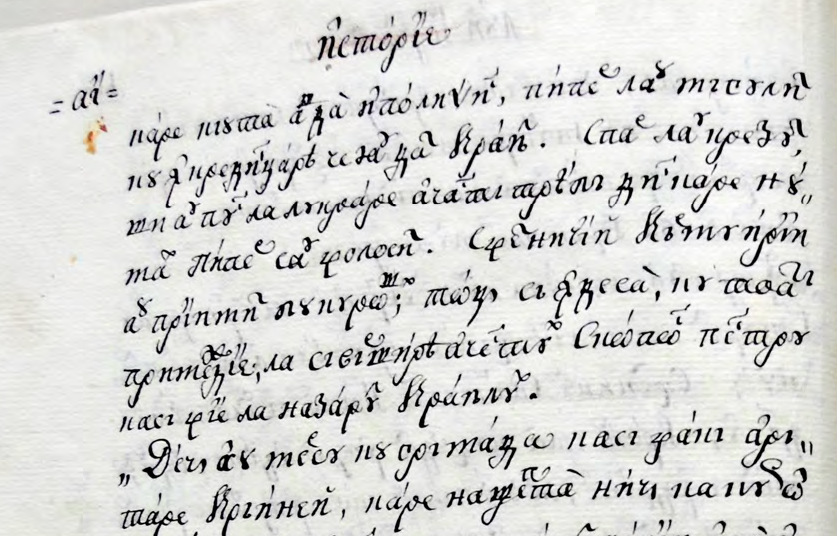
#> input picture Rows.png, 837 x 536 px
$ jupyter execute --allow-errors Ideea1_FilterAndRidge_v2.ipynb   (older library calls are emulated)
#> lines starting #> are read from the running program, lines starting #| are printed output that depends on the picture
### ImageRectifier.py
import cv2
import math
import matplotlib.pyplot as plt
import numpy as np
import pwlf
import scipy as sp
import scipy.interpolate
import scipy.signal
import skimage as ski
import skimage.color, skimage.filters
import sklearn
import sklearn.base

from itertools import pairwise
from dataclasses import dataclass

#========================
# Ridges
#========================

class Ridge:

    def __init__(self, x: list[int], y:list[int]) -> None:
        self.x = x
        self.y = y

    def __iter__(self):
        return zip(self.x, self.y)
    # [7 lines of commented-out code are left out]
    def _get_segment_lengths(self):
        return [np.linalg.norm(np.array(p2)-np.array(p1)) for p1,p2 in pairwise(self)]

    def _get_length(self):
        return sum(self.segment_lengths)

    # Properties
    length = property(_get_length)
    segment_lengths = property(_get_segment_lengths)

    # Methods
    def normalize(self):

        # Compute cumulative sum and normalize
        cumsum = np.cumsum(self.segment_lengths) / self.length

        # Prepend 0
        cumsum = np.insert(cumsum, 0, 0)

        return Ridge(cumsum, self.y)

    # Smoothing
    def smooth_univariatespline(self, k=1, s=None, endpoints=[], predict_each_point=False, clip_y=None):

        s = len(self.x)/2 if s is None else s
        spl = sp.interpolate.UnivariateSpline(self.x, self.y, k=k, s=s)

        # Reference x  = the knots
        new_x = spl.get_knots()

        # Add extremes to x, only if they are not already in x (distance > epsilon)
        if endpoints:
            if np.abs(endpoints[0] - new_x[0]) > 1e-3:
                new_x = np.insert(new_x,0,endpoints[0])
            if np.abs(endpoints[1] - new_x[-1]) > 1e-3:
                new_x = np.append(new_x,endpoints[1])

        # Find y values
        if predict_each_point:
            new_y = spl(np.arange(new_x[0], new_x[-1]))
        else:
            new_y = spl(new_x)

        # Limit values in y to image height
        # Values may exceed image in endpoints, due to extrapolation
        if clip_y is not None:
            new_y = np.clip(new_y, clip_y[0], clip_y[1])

        if len(self.x) != len(self.y):
            print("ERROR")
            print(self.x)
            print(self.y)

        # Make x and y into np arrays
        new_x = np.array(new_x)
        new_y = np.array(new_y)

        return Ridge(new_x, new_y)


    # Smoothing
    def smooth_pwlf(self, n=4, endpoints=[], predict_each_point=False, clip_y=None):

        # initialize piecewise linear fit with your x and y data
        my_pwlf = pwlf.PiecewiseLinFit(self.x, self.y)

        # fit the data for n line segments
        knots = my_pwlf.fitfast(n, pop=3)  # TODO: default pop=2, check this

        # Add extremes to knots
        if endpoints:
            knots = np.insert(knots,0,endpoints[0])
            knots = np.append(knots,endpoints[1])

        # Find y values
        if predict_each_point:
            new_y = my_pwlf.predict(np.arange(knots[0], knots[-1]))
        else:
            new_y = my_pwlf.predict(knots)

        # Limit values in y to image height
        # Values may exceed image in endpoints, due to extrapolation
        if clip_y is not None:
            new_y = np.clip(new_y, clip_y[0], clip_y[1])

        return Ridge(knots,new_y)

    def to_numpy(self):
        #return np.ndarray([self.x, self.y]).T

        if len(self.x) != len(self.y):
            print("ERROR")
            print(self.x)
            print(self.y)

        return np.vstack((self.x, self.y)).T

    # TODO: from dict etc


#========================
# Preprocessing
#========================

class RidgeExtractor:
    def __init__(self) -> None:
        self.gaussflt_sigma = [5,50]

    def get_image_kernel(self, shape):
        Idirac = np.zeros(shape)
        Idirac[shape[0]//2,shape[1]//2] = 1
        Ikernel = ski.filters.gaussian(Idirac, sigma=self.gaussflt_sigma)
        #plt.imshow(Ikernel, cmap='gray')
        return Ikernel

    def preprocess_image(self, I):

        Igray = ski.color.rgb2gray(I)
        #plt.imshow(I, cmap='gray')

        # Invert image
        maxval = np.max(Igray)
        Iinv = maxval - Igray
        #plt.imshow(Iinv, cmap='gray')

        # Gaussian filtering
        Ifilt = ski.filters.gaussian(Iinv, sigma=self.gaussflt_sigma)

        return Ifilt, Iinv, Igray

    def _find_starting_points(self, I):
        # Find starting points from a middle band
        band_mid = int(I.shape[1] / 2)
        band_halfwidth = 50
        hist = np.sum(I[:, band_mid-band_halfwidth:band_mid+band_halfwidth], axis=1)
        peaks, _ = scipy.signal.find_peaks(hist)

        return peaks, hist

    def get_image_middleband_peaks(self, I):
        # Find starting points from a middle band
        peaks, hist = self._find_starting_points(I)

        fig, ax = plt.subplots()
        ax.plot(hist)
        ax.plot(peaks, hist[peaks], "o")

        return fig

    def extract_ridges(self, I, return_plot=False):

        # Find starting points from a middle band
        peaks, _ = self._find_starting_points(I)

        # Follow ridges and plot
        band_mid = int(I.shape[1] / 2)  # TODO: make in class
        ridges = [self._ridge_following(I, [peak, band_mid], stop_thresh=0.5) for peak in peaks]

        return ridges

    @staticmethod
    def get_image_with_ridges(ridges, I=None, shape=None, fg_color=0, bg_color=1, line=False):

        # Prepare background image
        if I is not None:
            Iout = np.copy(I)
        if I is None and shape is not None:
            Iout = np.zeros(shape) + bg_color
        elif I is None and shape is None:
            max_x = max([max([x for x in ridge.x]) for ridge in ridges])
            max_y = max([max([y for y in ridge.y]) for ridge in ridges])
            Iout = np.zeros((max_y, max_x))  + bg_color

        # Plot ridges on image,
        for ridge in ridges:
            if line:
                for p1, p2 in pairwise(ridge):
                    Iout = cv2.line(Iout, list(map(int,p1)), list(map(int,p2)), color=fg_color)
            else:
                for x,y in ridge:
                    Iout[int(y), int(x)] = fg_color

        return Iout

    @staticmethod
    def _ridge_following( I, start_point, max_stride=1, stop_thresh = 0.5):
        """Follow a ridge in the image, starting from a given point, going both left and right

        Args:
            I: the image
            start_point: one point on the ridge
            max_stride (int, optional): local window where to search for the next point on the ridge. Defaults to 1.
            stop_thresh (float, optional): stop ridge when next point is smaller than (stop_thresh * max value) on the ridge

        Returns:
            a vector with the row coordinates of points on the ridge
        """

        assert len(I.shape)==2
        cols = I.shape[1]

        start_row, start_col = start_point

        # Prepare output vector, start with -1
        ridge = -1 * np.ones(cols, dtype=int)
        ridge[start_col] = start_row

        # Follow ridge to the right of start_point
        max_value = I[start_row, start_col]
        for i in range(start_col+1, cols):

            ridge[i] = ridge[i-1] - max_stride + np.argmax(I[ridge[i-1] - max_stride : ridge[i-1] + max_stride + 1, i])

            # Update max value
            max_value = max(max_value, I[ridge[i],i])

            # Check termination
            if I[ridge[i],i] < stop_thresh * max_value:
                ridge[i] = -1
                break

        # Follow ridge to the left of start_point
        max_value = I[start_row, start_col]
        for i in range(start_col-1, -1, -1):

            ridge[i] = ridge[i+1] - max_stride + np.argmax(I[ridge[i+1] - max_stride : ridge[i+1] + max_stride + 1, i])

            # Update max value
            max_value = max(max_value, I[ridge[i],i])

            # Check termination
            if I[ridge[i],i] < stop_thresh * max_value:
                ridge[i] = -1
                break

        # Right now, ridge is as wide as the image, with -1 where it is missing
        #Imge Keep only the actual part (!= -1)
        #return ridge
        x = [i        for i in range(len(ridge)) if ridge[i] != -1]
        y = [ridge[i] for i in range(len(ridge)) if ridge[i] != -1]
        return Ridge(x,y)


#========================
# Distortion models
#========================

class DistortionPoly(sklearn.base.BaseEstimator):
    def __init__(self, n_segments, n_poly_sides=4) -> None:
        super().__init__()
        self.n_segments  = n_segments
        self.n_polysides = n_poly_sides

        self.ridges_ = None
        self.target_ridges_ = None
        self.polys_src_ = None
        self.polys_dst_ = None

    def fit(self, ridges, target_shape):

        # Add top and bottom margins as ridges
        self.ridges_ = ridges
        self.ridges_.insert(0, Ridge(ridges[0].x, [0] * len(ridges[0].y)))
        self.ridges_.append(Ridge(ridges[-1].x, [target_shape[0]-1] * len(ridges[-1].y)))

        # What is the target y in the rectified image?
        conf_target_ridge_y = 'mean' # or 'first
        if conf_target_ridge_y == 'first':
            target_ridge_y = [ridge.y[0] for ridge in self.ridges_]
        elif conf_target_ridge_y == 'last':
            target_ridge_y = [ridge.y[-1] for ridge in self.ridges_]
        elif conf_target_ridge_y == 'mean':
            target_ridge_y = [np.mean(ridge.y) for ridge in self.ridges_]

        # Compute target ridges
        # x values are normalized to total length, y values are all equal (horizontal) (ridge.y[0], or mean y)
        target_length = target_shape[1]
        self.target_ridges_ = [Ridge( ridge.normalize().x * (target_length-1), [tgt_y] * len(ridge.y)) for ridge, tgt_y in zip(self.ridges_, target_ridge_y)]

        # Poligonify original ridges in the image as well as the target ridges
        self.polys_src_ = []
        self.polys_dst_ = []

        if self.n_polysides == 4:
            # Create 4-sided polygons
            for ridge1, ridge2 in pairwise(self.ridges_):
                for (topleft, topright), (botleft, botright) in zip(pairwise(ridge1), pairwise(ridge2)):
                    self.polys_src_.append([topleft, topright, botright, botleft])

            for ridge1, ridge2 in pairwise(self.target_ridges_):
                for (topleft, topright), (botleft, botright) in zip(pairwise(ridge1), pairwise(ridge2)):
                    self.polys_dst_.append([topleft, topright, botright, botleft])

        elif self.n_polysides == 3:

            # [23 lines of commented-out code are left out]
            for (src_ridge1, src_ridge2), (dst_ridge1, dst_ridge2) in zip(pairwise(self.ridges_), pairwise(self.target_ridges_)):
                points_src_all = np.concatenate([src_ridge1.to_numpy(), src_ridge2.to_numpy()])
                points_dst_all = np.concatenate([dst_ridge1.to_numpy(), dst_ridge2.to_numpy()])
                # Create triangles
                for indices in get_triangulation_indices(points_dst_all):
                    # Get triangles from indices
                    self.polys_src_.append( points_src_all[indices] )
                    self.polys_dst_.append( points_dst_all[indices] )

                    p1,p2,p3 = tuple(points_src_all[indices])
                    if area_triangle(p1,p2,p3) < 1:
                        print(f"Degenerate src triangle: {p1}, {p2}, {p3}, area={area_triangle(p1,p2,p3)}")
                    p1,p2,p3 = tuple(points_dst_all[indices])
                    if area_triangle(p1,p2,p3) < 1:
                        print(f"Degenerate dst triangle: {p1}, {p2}, {p3}, area={area_triangle(p1,p2,p3)}")

        else:
            raise ValueError(f"n_poly_sides must be 3 or 4, is {self.n_poly_sides}")

    # [52 lines left out: functions __iter__, get_image_with_polys, get_image_with_shifts, not called in this run]

def get_triangulation_indices(points):
    """Get indices triples for every triangle
    """
    # Make points int
    points = np.int32(points)

    # Bounding rectangle
    # HACK: +1 otherwise final points raise error with insert()
    bounding_rect = (*points.min(axis=0), *points.max(axis=0)+1)
    #bounding_rect = (*points.min(axis=0), *points.max(axis=0))

    # Triangulate all points
    subdiv = cv2.Subdiv2D(bounding_rect)
    for p in points:
        subdiv.insert([int(p[0]), int(p[1])])

    # Iterate over all triangles
    for x1, y1, x2, y2, x3, y3 in subdiv.getTriangleList():
        # Get index of all points
        yield [(points==point).all(axis=1).nonzero()[0][0] for point in [(x1,y1), (x2,y2), (x3,y3)]]


# [12 lines left out: function crop_to_poly, not called in this run]

def area_triangle(p1, p2, p3):

    side1 = np.linalg.norm(p1-p2)
    side2 = np.linalg.norm(p2-p3)
    side3 = np.linalg.norm(p1-p3)

    s = (side1 + side2 + side3) / 2                         # Semi-perimeter
    area = math.sqrt((s*(s-side1)*(s-side2)*(s-side3)))     # Area
    return area

#========================
# Image rectification
#========================

class ImageRectifierPoly:

    def __init__(self, distortion_est: DistortionPoly) -> None:
        self.distortion_est_ = distortion_est

    def fit(self, I, ridges):
        self.distortion_est_.fit(ridges, target_shape=I.shape)

    def transform(self, I):
        return rectify_image(I, self.distortion_est_.polys_src_, self.distortion_est_.polys_dst_)


# Rectify a 3 or 4-side polygon
def rectify_poly(I, poly_src, poly_dst, Iout_shape=None):

    if Iout_shape is None:
        Iout_shape = I.shape[1::-1]

    #assert len(poly_src) == len(poly_dst), "poly_src and poly_dst have different len"
    if len(poly_src) == 4 and len(poly_dst) == 4:
        # use perspective transformation for 4-side polygons
        persp_mat = cv2.getPerspectiveTransform(poly_src, poly_dst, cv2.DECOMP_LU)
        Irectif = cv2.warpPerspective(I, persp_mat, Iout_shape, flags=cv2.INTER_LINEAR)
    elif len(poly_src) == 3 and len(poly_dst) == 3:
        #raise NotImplementedError("Transformation for triangles not implemented yet")

        affine_mat = cv2.getAffineTransform(poly_src, poly_dst)
        Irectif = cv2.warpAffine(I, affine_mat, Iout_shape, None, flags=cv2.INTER_LINEAR, borderMode=cv2.BORDER_REFLECT_101 )
    else:
        raise NotImplementedError("Transformation for this polygon length not implemented")

    return Irectif

def rectify_image(I, polys_src, polys_dst):

    # Prepare new matrix
    Iout = np.zeros_like(I)

    # HACK
    crop_poly = False

    for poly_src, poly_dst in zip(polys_src, polys_dst):

        if crop_poly:
            # Crop the image around the polygon, for efficiency
            poly_src_cropped, src_img_cropped = crop_to_poly(I, poly_src)
            poly_dst_cropped, dst_img_cropped = crop_to_poly(Iout, poly_dst)
        else:
            poly_src_cropped, src_img_cropped = poly_src, I
            poly_dst_cropped, dst_img_cropped = poly_dst, Iout

        Iwarped = rectify_poly(src_img_cropped,
                               np.array(poly_src_cropped, dtype = "float32"),
                               np.array(poly_dst_cropped, dtype = "float32"),
                               (dst_img_cropped.shape[1], dst_img_cropped.shape[0])
                               )

        # # Calculate transfrom to warp from old image to new
        # transform = cv2.getAffineTransform(np.float32(src_triangle_cropped), np.float32(dst_triangle_cropped))
        # # Warp image
        # dst_img_warped = cv2.warpAffine(src_img_cropped, transform, (dst_img_cropped.shape[1], dst_img_cropped.shape[0]), None, flags=cv2.INTER_LINEAR, borderMode=cv2.BORDER_REFLECT_101 )
        # # Create mask for the triangle we want to transform
        # mask = np.zeros(dst_img_cropped.shape, dtype = np.uint8)
        # cv2.fillConvexPoly(mask, np.int32(dst_triangle_cropped), (1.0, 1.0, 1.0), 16, 0);
        # # Delete all existing pixels at given mask
        # dst_img_cropped*=1-mask
        # # Add new pixels to masked area
        # dst_img_cropped+=dst_img_warped*mask

        mask = np.zeros_like(dst_img_cropped, dtype=np.uint8)
        cv2.fillConvexPoly(mask, np.int32(poly_dst_cropped), (1.0, 1.0, 1.0), 16, 0);

        # Delete all existing pixels at given mask
        dst_img_cropped*=1-mask
        # Add new pixels to masked area
        dst_img_cropped+=Iwarped*mask

    return Iout


#========================
# Top-level row rectification class
#========================

class RowRectifier(sklearn.base.BaseEstimator,
                   sklearn.base.TransformerMixin):

    def __init__(self, smoothing_method, n_segments=None, n_poly_sides=None, k=None, s=None) -> None:
        super().__init__()
        self.smoothing_method = smoothing_method

        self.n_segments   = n_segments
        self.n_poly_sides = n_poly_sides

        self.s = s

        self.ir_ = None

    def fit(self, I):

        # 1. Preprocess and extract ridges
        extr = RidgeExtractor()
        Ifilt, Iinv, Igray = extr.preprocess_image(I)
        ridges = extr.extract_ridges(Ifilt)

        # smooth ridges
        if self.smoothing_method == 'pwlf':
            ridges_smoothed = [ridge.smooth_pwlf(n=self.n_segments, endpoints=[0, I.shape[1]-1], clip_y=[0, I.shape[0]]) for ridge in ridges]
        elif self.smoothing_method == 'univar_spl':
            # k must be for polygonal rectification
            ridges_smoothed = [ridge.smooth_univariatespline(k=1, s=self.s, endpoints=[0, I.shape[1]-1], clip_y=[0, I.shape[0]]) for ridge in ridges]

        # 2. Rectify
        self.ir_ = ImageRectifierPoly(DistortionPoly(n_segments=self.n_segments, n_poly_sides=self.n_poly_sides))
        self.ir_.fit(I, ridges=ridges_smoothed)

    def transform(self, I, return_intermediates=False):
        Iout = self.ir_.transform(I)

        if return_intermediates:
            # Source image with polys
            Isrc_polys = self.ir_.distortion_est_.get_image_with_polys('src', I*255)

            # Source image with ridges and shifts
            Isrc_ridges = RidgeExtractor.get_image_with_ridges(self.ir_.distortion_est_.ridges_, I*255, fg_color=(0,0,255), line=True)
            Isrc_ridges = self.ir_.distortion_est_.get_image_with_shifts(Isrc_ridges, fg_color=(255,0,0))

            # Rectified image with polys
            Idst_polys = self.ir_.distortion_est_.get_image_with_polys('dst', Iout*255)

            # Rectified image with ridges
            Idst_ridges = RidgeExtractor.get_image_with_ridges(self.ir_.distortion_est_.target_ridges_, 255*Iout, fg_color=(0,0,255), line=True)

            return Iout, Isrc_polys, Isrc_ridges, Idst_polys, Idst_ridges

        else:
            return Iout

### Ideea1_FilterAndRidge_v2.ipynb
[cell 1]
import numpy as np
import scipy as sp
import scipy.interpolate
import scipy.signal
import skimage as ski
import skimage.color, skimage.filters

import matplotlib.pyplot as plt

from itertools import pairwise

import cv2

#from ImageRectifier import RidgeExtractor, smooth_univariatespline, smooth_pwlf, RowRectifierPwlf
from ImageRectifier import RidgeExtractor, RowRectifier

I = plt.imread('Rows.png')
#> I is the input picture: shape (536, 837, 3) float32; mean R, G, B 0.837, 0.838, 0.83
plt.imshow(I)

## Load image

Load the image

[cell 2]
rr = RowRectifier(smoothing_method='univar_spl', s=None, n_poly_sides=3)
rr.fit(I)
#> in preprocess_image, `maxval = np.max(Igray)`: maxval = 1
#> in preprocess_image, `Iinv = maxval - Igray`:
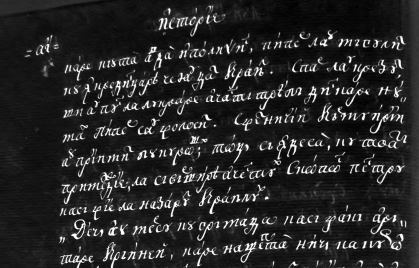
#> Iinv: shape (536, 837) float32 (shown at 1/2 size); min 0, max 1, mean 0.162
#> in preprocess_image, `Ifilt = ski.filters.gaussian(Iinv, sigma=self.gaussflt_sigma)`:
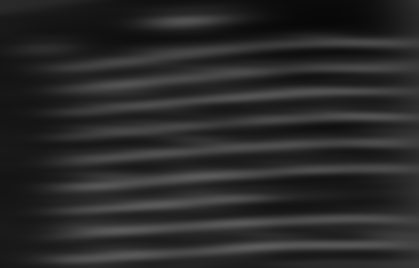
#> Ifilt: shape (536, 837) float32 (shown at 1/2 size); min 0.0333, max 0.363, mean 0.163
#> in _find_starting_points, `hist = np.sum(I[:, band_mid-band_halfwidth:band_mid+band_halfwidth], a..`: hist = 536 values, max 34.54 at index 352, min 7.02 at index 73, mean 18.8
#> in _find_starting_points, `peaks, _ = scipy.signal.find_peaks(hist)`: peaks = [40, 101, 152, 199, 250, 300, 352, 401, 450, 501]
#> in _ridge_following, `start_row, start_col = start_point`: start_row = 40; start_col = 418
#> in _ridge_following, `max_value = I[start_row, start_col]`: max_value = 0.269
#> after the loop in _ridge_following, `for i in range(start_col+1, cols):`: ridge = 837 values, max 40 at index 418, min -1 at index 0, mean 2.09
#> the loop in _ridge_following, `for i in range(start_col-1, -1, -1): ` made 137 passes
#> max_value on passes 1 to 8: 0.271, 0.273, 0.275, 0.277, 0.279, 0.281, 0.283, 0.284
#> after the loop in _ridge_following, `for i in range(start_col-1, -1, -1):`: ridge = 837 values, max 44 at index 282, min -1 at index 0, mean 9.11
#> in _ridge_following, `x = [i        for i in range(len(ridge)) if ridge[i] != -1]`: x = 203 values from 282 to 484
#> in _ridge_following, `y = [ridge[i] for i in range(len(ridge)) if ridge[i] != -1]`: y = 203 values, max 44 at index 0, min 35 at index 201, mean 40.7
#> in __init__, `self.x = x`: self.x = 203 values from 282 to 484
#> in __init__, `self.y = y`: self.y has the same summary as y in _ridge_following
#> the loop in _ridge_following (call 2), `for i in range(start_col-1, -1, -1): ` made 346 passes
#> max_value on passes 1 to 3: 0.273, 0.274, 0.274
#> the loop in fit, `for (src_ridge1, src_ridge2), (dst_ridge1, dst_ridge2) in zip(pairwise..` made 11 passes
Iout = rr.transform(I)
#> the loop in rectify_image, `for poly_src, poly_dst in zip(polys_src, polys_dst): ` made 109 passes
#> (poly_src, poly_dst) on passes 1 to 5: ([[0, 56.97], [0, 0], [282, 0]], [[0, 39.96], [0, 0], [282, 0]]), ([[282, 0], [282, 44.99], [0, 56.97]], [[282, 0], [282, 39.96], [0, 39.96]]), ([[282, 44.99], [282, 0], [484, 0]], [[282, 39.96], [282, 0], [484, 0]]), ([[484, 0], [484, 36.41], [282, 44.99]], [[484, 0], [484, 39.96], [282, 39.96]]), ([[484, 36.41], [484, 0], [836, 0]], [[484, 39.96], [484, 0], [836, 0]])
#> pass 1, in rectify_poly, `Irectif = cv2.warpAffine(I, affine_mat, Iout_shape, None, flags=cv2.IN..`:
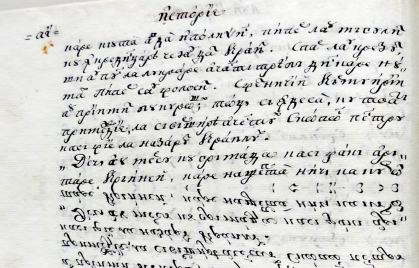
#> Irectif: shape (536, 837, 3) float32 (shown at 1/2 size); mean R, G, B 0.833, 0.834, 0.825
#> pass 1, in rectify_image, `dst_img_cropped+=Iwarped*mask`:
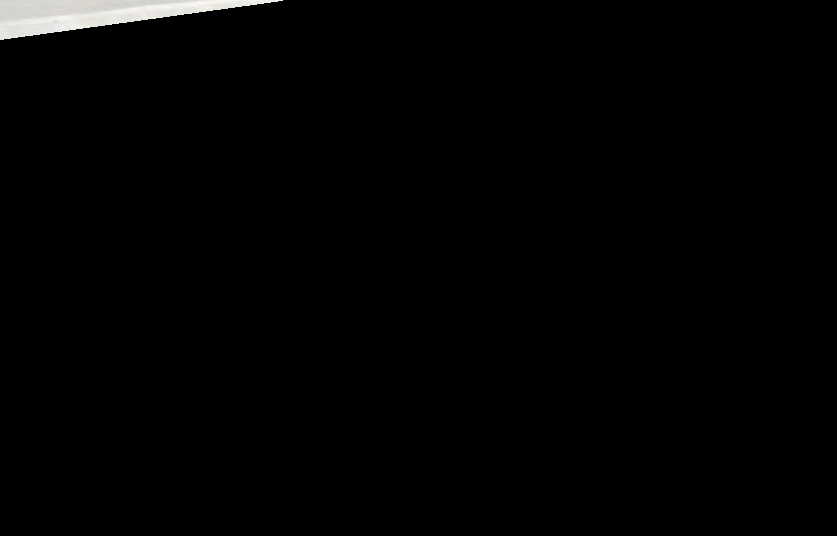
#> dst_img_cropped: shape (536, 837, 3) float32; mean of channels 0, 1, 2 0.0114, 0.0114, 0.0112; drawn as R, G, B
#> pass 2, in rectify_poly (call 2), `Irectif = cv2.warpAffine(I, affine_mat, Iout_shape, None, flags=cv2.IN..`:
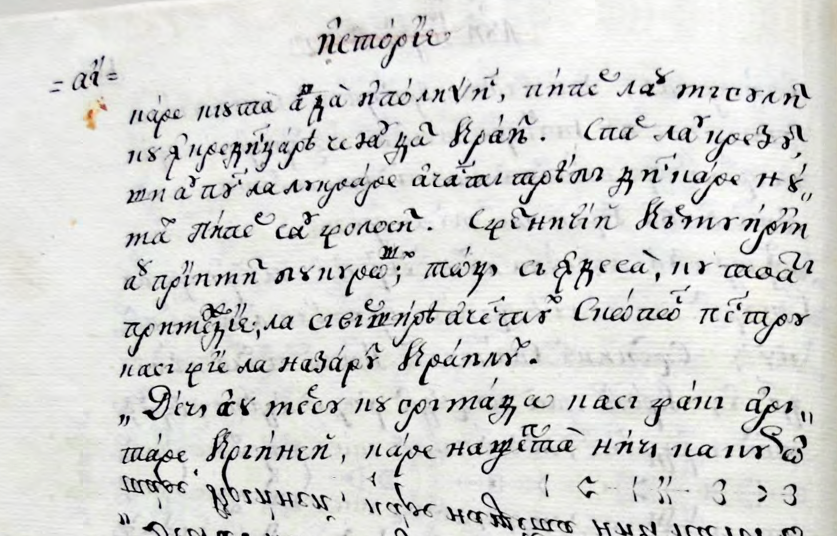
#> Irectif: shape (536, 837, 3) float32; mean R, G, B 0.837, 0.838, 0.829
#> (the rest of the program and of its run is left out)
